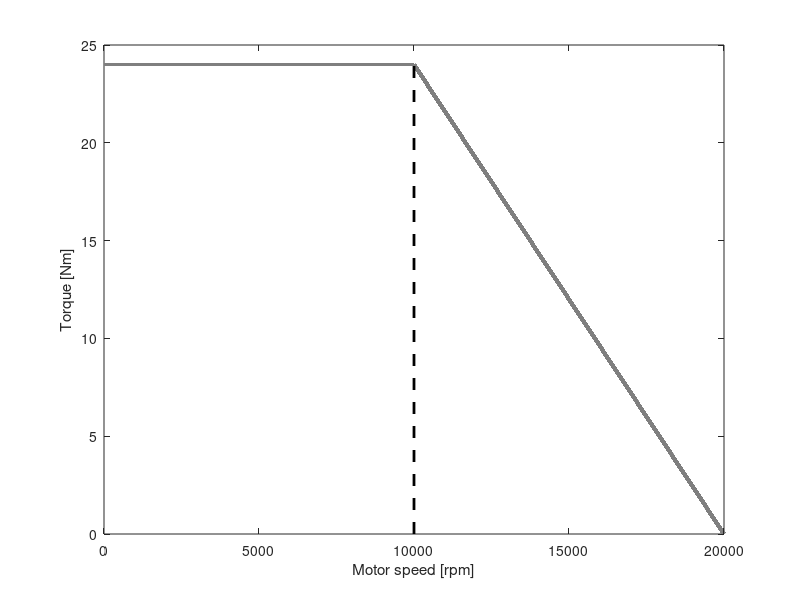

This figure's MATLAB source:
clear all
close all
load recordings.mat

LW = 3;
FS = 20;
aspectRatio = [16 10]*70;
plotTorque = false;
plotMaxTorque =true;

if plotTorque
    figure('Position',[0.5, 0.5 , aspectRatio]);
    
    span = (650:780);
    hMotorTorque = plot(signals.time(span)-signals.time(span(1)),signals.pe_motorTorque_RL(span));
    hold on
    hMotorTorqueSet = plot(signals.time(span)-signals.time(span(1)),signals.rn_motorTorqueSet_RL(span),'--');
    
    set(gca,'XLim',[signals.time([span(1) span(end)])-signals.time(span(1))])
    set(hMotorTorque,'LineWidth',LW,'color','k')
    set(hMotorTorqueSet,'LineWidth',LW,'color','k')
    
    
    xlabel('Time [s]')
    ylabel('Torque [Nm]')
    legend('Motor torque','Torque request')
    
    set(gca,'FontSize',FS)
end

if plotMaxTorque
    figure('Position',[0.5, 0.5 , aspectRatio]);
    omega = 0:0.01:20e3*pi/30;
    Torque = omega;
    Torque(omega<1.5833e+03) = 24;
    Torque(omega>=10000*pi/30) = 2*24*(1-omega(omega>=10000*pi/30)/2e4/pi*30);
    Torque(end) = 0;
    
    hMaxMotorTorque = plot(omega*30/pi,Torque);
    hold on
    plot([1e4 1e4],[0 24],'--k','LineWidth',2);
    set(hMaxMotorTorque,'LineWidth',LW,'color','k')
    set(gca,'Xtick',[0 5000 10000 15000 20000])
    set(gca,'XTickLabel',{'0','5000','10000','15000','20000'})
    
    
    xlabel('Motor speed [rpm]')
    ylabel('Torque [Nm]')
    
%    set(gca,'FontSize',FS)
end